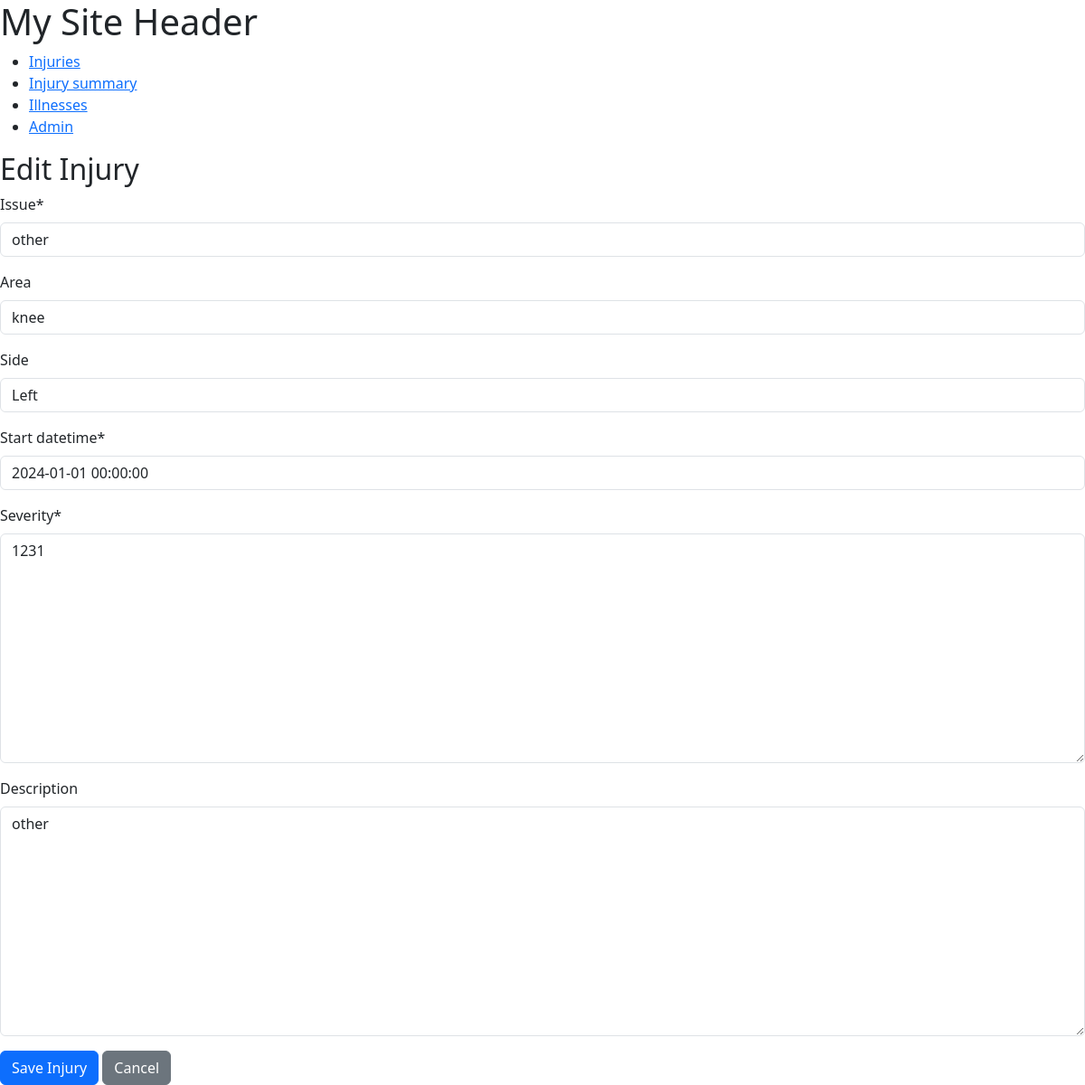
The page /health/injury/3/edit/ on the database its author committed.
### health/models.py (models this page shows, shortened)
class Injury(models.Model):
    id = models.AutoField(primary_key=True)
    issue = models.CharField(max_length=50)
    area = models.CharField(blank=True, default='', max_length=150)
    side = models.CharField(blank=True, default='', max_length=30)
    start_datetime = models.DateTimeField()
    severity = models.TextField(validators=[validate_digits_1_to_9])
    description = models.TextField(blank=True, default='')

### health/views.py (the view)
# urls.py: path('injury/<int:pk>/edit/', InjuryUpdateView.as_view(), name='injury-update'),
class InjuryUpdateView(UpdateView):
    model = Injury
    fields = ['issue', 'area', 'side', 'start_datetime', 'severity', 'description']
    template_name = 'health/injury_form.html'
    success_url = reverse_lazy('injury-list')
    def get_context_data(self, **kwargs):
        context = super().get_context_data(**kwargs)
        context['delete_url'] = reverse_lazy('injury-delete', kwargs={'pk': self.object.pk})
        return context

### health/templates/health/injury_form.html (shortened to what this page needs)
{% extends 'shell.html' %}
{% load crispy_forms_tags %}
{% block content %}
<h2>{% if object %}Edit{% else %}Create{% endif %} Injury</h2>
<form method="post">
    {{ form|crispy }}
    <button type="submit" class="btn btn-primary">Save Injury</button>
    <a class="btn btn-secondary" href="{% url 'injury-list' %}">Cancel</a>
</form>
{% endblock %}

### rows shown on the page
Injury: issue "other", area "knee", side "Left", start_datetime "2024-01-01 00:00:00", severity "1231", description "other"
